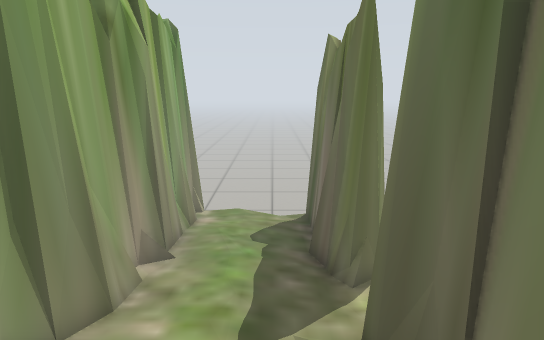
view 1 (above)

13 first-person views from a walk through a robot-simulator world made for Gazebo. The camera is 0.92 m above the floor, tilts 12° down and sees 75° across. Floor lines are 1 m apart. The floor is counted in squares, 0.25 m on a side. Each view is taken from the middle of a square. On the plan, view 1 faces up. The plan holds only what a view shows up to about 20 squares ahead; the rest is blank. The place goes on beyond the plan.

view 2
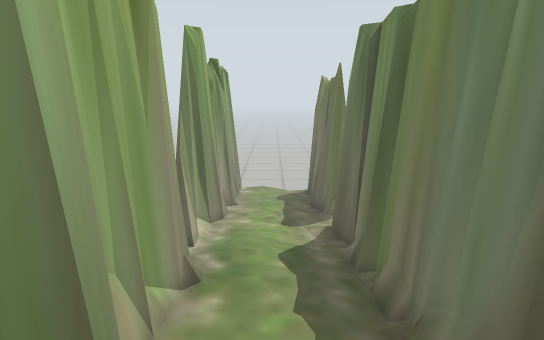

view 3
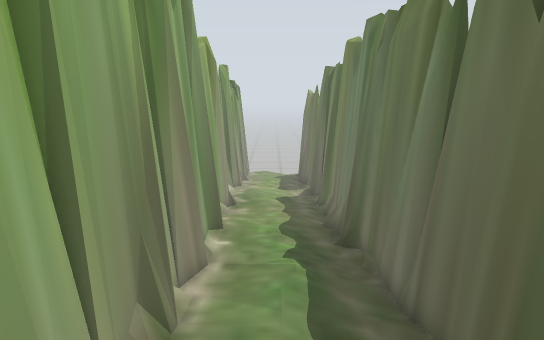

view 4
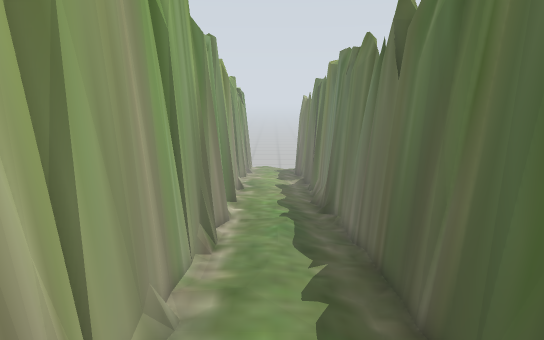

view 5
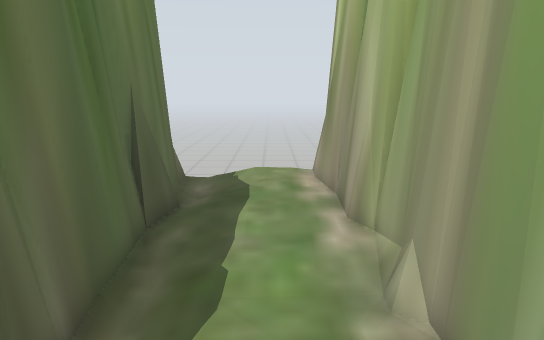

view 6
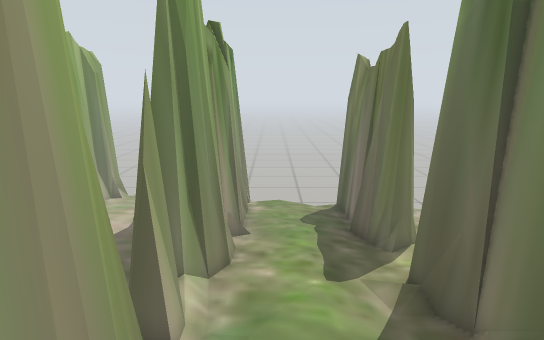

view 7
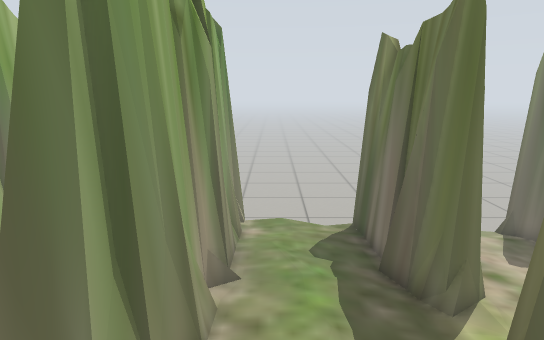

view 8
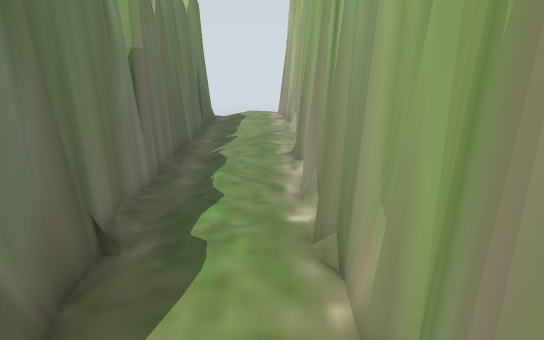

view 9
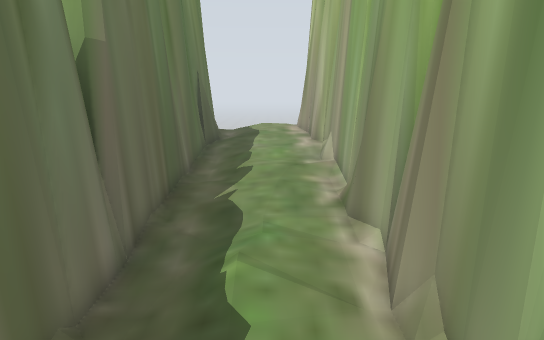

view 10
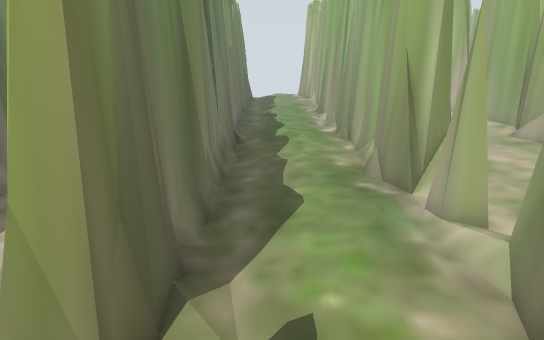

view 11
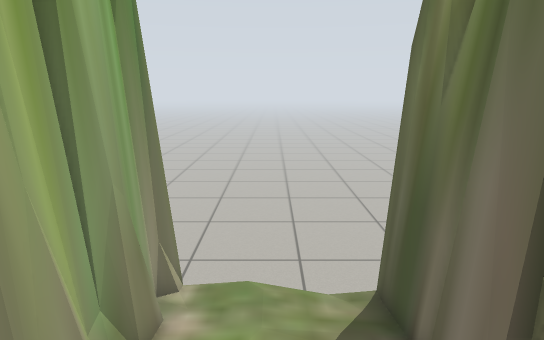

view 12
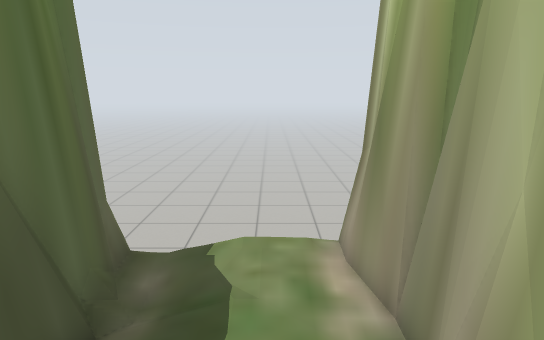

view 13
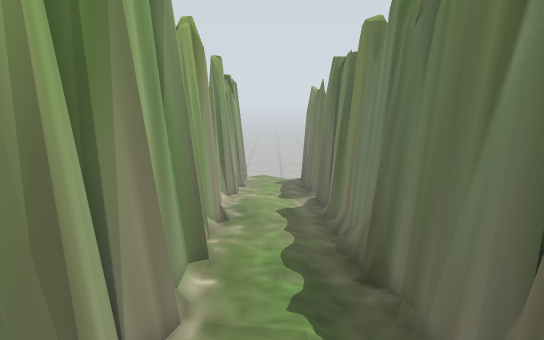

### Floor plan
Key: @ floor where view 1 was taken; # wall or solid block; x gap in a wall; . main floor; : floor 0.25 m higher than the main floor; - floor 0.25 m lower than the main floor; + floor 0.5 m higher than the main floor; * floor 0.75 m higher than the main floor; % floor 1 m higher than the main floor; = window, fence, low wall or low ledge; v drop or lower ground.
Columns run from 5 left of view 1 to 4 right of it. Each row starts with its distance up from view 1.
 16  vvvvvvx
 15  #-----#
 14  #=..--#
 13  #=...-#
 12  #=....##=
 11  v#....#
 10  v=...=#
  9  #.....##.
  8  #.....==.
  7  #=.....x
  6  #=....##
  5 ##:::..#
  4 ==:::..#
  3 ##::::.#
  2 :x:::::#
  1  #:::::#
  0 ###::@:#
 -1  ##::::#
 -2  #=::::#
 -3  #=::::#
 -4  v#++::#
 -5   #+++:#
 -6   #+++:#
 -7   #++++#
 -8   #++++#
 -9   #++++#
-10 #v#++++##
-11  v#++++##
-12   #++++#
-13   #**++#
-14  v#****#
-15   #****#
-16   #****#
-17   #****#
-18   #****#
-19  v#****#
-20   #****=v
-21   #****#v
-22   #****#
-23   #=%**#v
-24   xvvvv=v

Where each view was taken, in squares from view 1:
view 1: 0 up, 0 right, facing up
view 2: 9 down, 1 left, facing up
view 3: 18 down, 1 left, facing up
view 4: 23 down, 1 left, facing up
view 5: 12 down, 1 left, facing down
view 6: 3 down, 2 left, facing up
view 7: 1 up, 2 left, facing up
view 8: 1 up, 2 left, facing down
view 9: 4 down, 1 left, facing down
view 10: 10 up, 0 right, facing down
view 11: 8 up, 1 left, facing up
view 12: 17 down, 1 left, facing down
view 13: 15 down, 1 left, facing up
